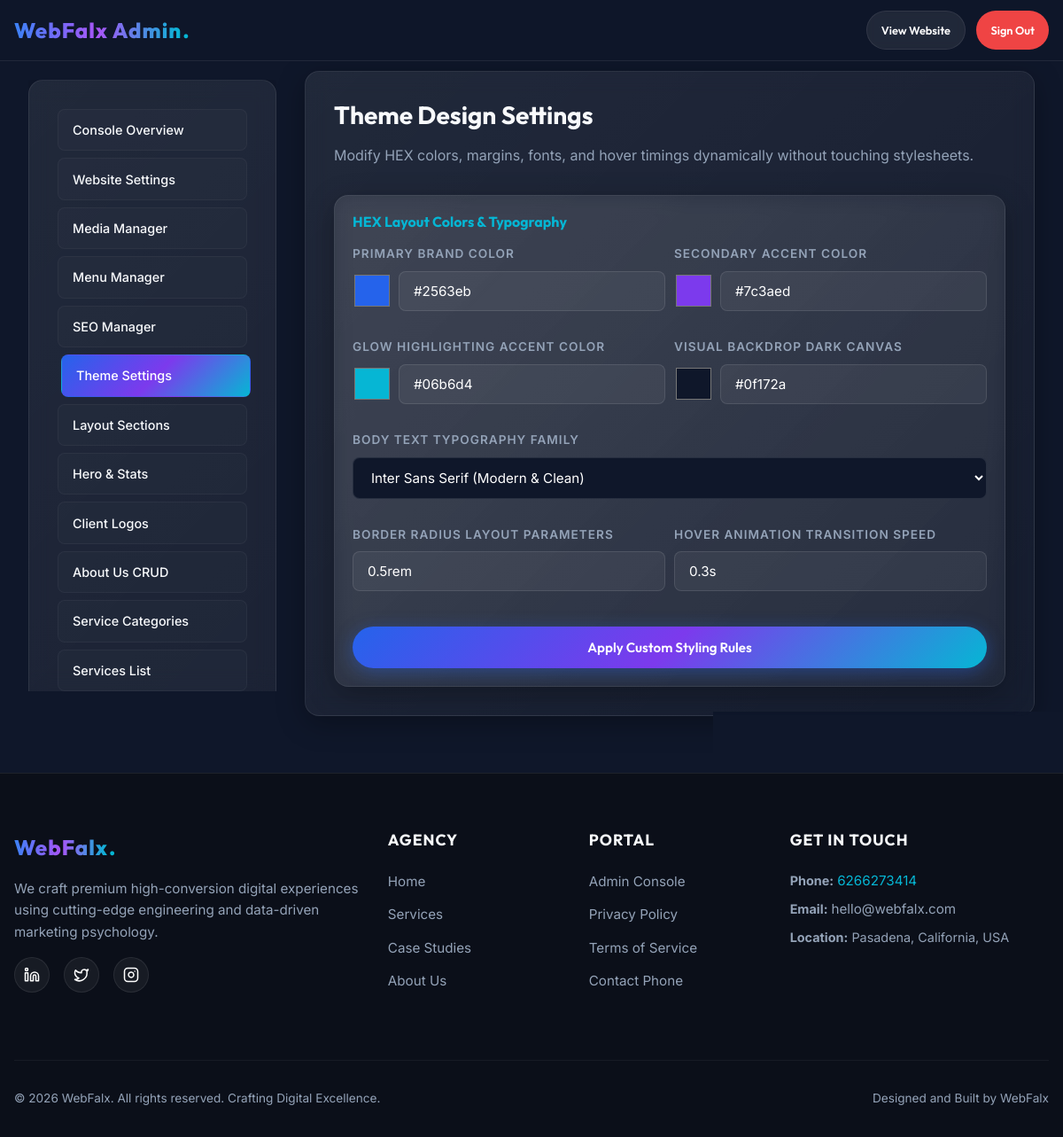
The page /admin/theme-settings.php (signed in) on the database its author committed.
### tables this page shows
CREATE TABLE `site_settings` (
    `id` INT AUTO_INCREMENT PRIMARY KEY,
    `setting_key` VARCHAR(50) NOT NULL UNIQUE,
    `setting_value` TEXT DEFAULT NULL,
    `setting_group` VARCHAR(50) NOT NULL DEFAULT 'general',
    `description` VARCHAR(255) DEFAULT NULL,
    `updated_at` TIMESTAMP DEFAULT CURRENT_TIMESTAMP ON UPDATE CURRENT_TIMESTAMP
);

### includes/functions.php (called while the page is built, shortened)
<?php
require_once __DIR__ . '/config.php';
function esc(?string $html): string {
    return htmlspecialchars($html ?? '', ENT_QUOTES | ENT_SUBSTITUTE, 'UTF-8');
}
function esc_attr(?string $attr): string {
    return htmlspecialchars($attr ?? '', ENT_QUOTES, 'UTF-8');
}
function get_setting(string $key, string $default = ''): string {
    global $db;
    try {
        $stmt = $db->prepare("SELECT setting_value FROM site_settings WHERE setting_key = :key LIMIT 1");
        $stmt->execute(['key' => $key]);
        $row = $stmt->fetch();
        return $row ? $row['setting_value'] : $default;
    } catch (PDOException $e) {
        error_log("Failed to fetch setting '$key': " . $e->getMessage());
        return $default;
    }
}

### admin/theme-settings.php (the view, shortened to what this page needs)
<?php
require_once __DIR__ . '/../includes/functions.php';
require_once __DIR__ . '/admin_header.php';
?>
<h3 style="margin-bottom: var(--spacing-sm);">Theme Design Settings</h3>
<p style="margin-bottom: var(--spacing-md); color: var(--color-text-secondary-dark);">Modify HEX colors, margins, fonts, and hover timings dynamically without touching stylesheets.</p>
<div class="glass-card" style="max-width: 800px; padding: 1.25rem;">
    <h4 style="color: var(--color-accent); margin-bottom: 1rem;">HEX Layout Colors & Typography</h4>
    <form action="" method="POST" style="display: flex; flex-direction: column; gap: 10px;">
        <div class="grid grid-2" style="gap: 10px;">
            <div class="form-group">
                <label for="th_primary">Primary Brand Color</label>
                <div style="display: flex; gap: 8px;">
                    <input type="color" name="color_primary" id="th_primary" value="<?php echo esc_attr(get_setting('theme_color_primary', '#2563eb')); ?>" style="width: 44px; height: 44px; border: none; border-radius: var(--radius-sm); cursor: pointer; background: none;">
                    <input type="text" class="form-control" value="<?php echo esc_attr(get_setting('theme_color_primary', '#2563eb')); ?>" readonly style="flex: 1;">
                </div>
            </div>
            <div class="form-group">
                <label for="th_secondary">Secondary Accent Color</label>
                <div style="display: flex; gap: 8px;">
                    <input type="color" name="color_secondary" id="th_secondary" value="<?php echo esc_attr(get_setting('theme_color_secondary', '#7c3aed')); ?>" style="width: 44px; height: 44px; border: none; border-radius: var(--radius-sm); cursor: pointer; background: none;">
                    <input type="text" class="form-control" value="<?php echo esc_attr(get_setting('theme_color_secondary', '#7c3aed')); ?>" readonly style="flex: 1;">
                </div>
            </div>
        </div>
        <div class="grid grid-2" style="gap: 10px;">
            <div class="form-group">
                <label for="th_accent">Glow Highlighting Accent Color</label>
                <div style="display: flex; gap: 8px;">
                    <input type="color" name="color_accent" id="th_accent" value="<?php echo esc_attr(get_setting('theme_color_accent', '#06b6d4')); ?>" style="width: 44px; height: 44px; border: none; border-radius: var(--radius-sm); cursor: pointer; background: none;">
                    <input type="text" class="form-control" value="<?php echo esc_attr(get_setting('theme_color_accent', '#06b6d4')); ?>" readonly style="flex: 1;">
                </div>
            </div>
            <div class="form-group">
                <label for="th_bg">Visual Backdrop Dark Canvas</label>
                <div style="display: flex; gap: 8px;">
                    <input type="color" name="color_bg_dark" id="th_bg" value="<?php echo esc_attr(get_setting('theme_color_bg_dark', '#0f172a')); ?>" style="width: 44px; height: 44px; border: none; border-radius: var(--radius-sm); cursor: pointer; background: none;">
                    <input type="text" class="form-control" value="<?php echo esc_attr(get_setting('theme_color_bg_dark', '#0f172a')); ?>" readonly style="flex: 1;">
                </div>
            </div>
        </div>
        <div class="form-group">
            <label for="th_font">Body Text Typography Family</label>
            <select name="font_family" id="th_font" class="form-control" style="background: var(--color-bg-dark); cursor: pointer;">
                <option value="Inter, sans-serif" <?php echo get_setting('theme_font_family') === 'Inter, sans-serif' ? 'selected' : ''; ?>>Inter Sans Serif (Modern & Clean)</option>
            </select>
        </div>
        <div class="grid grid-2" style="gap: 10px;">
            <div class="form-group">
                <label for="th_radius">Border Radius layout parameters</label>
                <input type="text" name="border_radius" id="th_radius" class="form-control" value="<?php echo esc_attr(get_setting('theme_border_radius', '0.5rem')); ?>" placeholder="e.g. 0.5rem">
            </div>
            <div class="form-group">
                <label for="th_speed">Hover Animation Transition Speed</label>
                <input type="text" name="animation_speed" id="th_speed" class="form-control" value="<?php echo esc_attr(get_setting('theme_animation_speed', '0.3s')); ?>" placeholder="e.g. 0.3s">
            </div>
        </div>
        <button type="submit" class="btn btn-primary" style="margin-top: 10px;">Apply Custom Styling Rules</button>
    </form>
</div>
<?php require_once __DIR__ . '/admin_footer.php'; ?>

### includes/footer.php (shortened to what this page needs)
<?php
require_once __DIR__ . '/functions.php';
?>
    <footer class="main-footer">
        <div class="container">
            <div class="footer-grid">
                <div class="footer-brand">
                    <a href="<?php echo BASE_URL; ?>" class="logo-link" style="margin-bottom: var(--spacing-sm);">
                        <span class="gradient-text"><?php echo esc(APP_NAME); ?></span>
                        <span class="logo-dot">.</span>
                    </a>
                    <p>We craft premium high-conversion digital experiences using cutting-edge engineering and data-driven marketing psychology.</p>
                    <div class="footer-socials">
                        <a href="<?php echo esc_attr(get_setting('social_linkedin', '#')); ?>" target="_blank" rel="noopener" class="social-icon-btn" aria-label="LinkedIn">
                        </a>
                        <a href="<?php echo esc_attr(get_setting('social_twitter', '#')); ?>" target="_blank" rel="noopener" class="social-icon-btn" aria-label="Twitter">
                            <svg width="18" height="18" viewBox="0 0 24 24" fill="none" stroke="#ffffff" stroke-width="2" stroke-linecap="round" stroke-linejoin="round"><path d="M22 4s-.7 2.1-2 3.4c1.6 10-9.4 17.3-18 11.6 2.2.1 4.4-.6 6-2C3 15.5.5 9.6 3 5c2.2 2.6 5.6 4.1 9 4-.9-4.2 4-6.6 7-3.8 1.1 0 3-1.2 3-1.2z"></path></svg>
                        </a>
                        <a href="<?php echo esc_attr(get_setting('social_instagram', '#')); ?>" target="_blank" rel="noopener" class="social-icon-btn" aria-label="Instagram">
                        </a>
                    </div>
                </div>
                <div class="footer-links">
                    <h4>Agency</h4>
                    <ul>
                        <li><a href="<?php echo BASE_URL; ?>">Home</a></li>
                        <li><a href="<?php echo BASE_URL; ?>#services">Services</a></li>
                        <li><a href="<?php echo BASE_URL; ?>#work">Case Studies</a></li>
                        <li><a href="<?php echo BASE_URL; ?>#about">About Us</a></li>
                    </ul>
                </div>
                <div class="footer-links">
                    <h4>Portal</h4>
                    <ul>
                        <li><a href="<?php echo BASE_URL; ?>admin/dashboard.php">Admin Console</a></li>
                        <li><a href="<?php echo BASE_URL; ?>#privacy">Privacy Policy</a></li>
                        <li><a href="<?php echo BASE_URL; ?>#terms">Terms of Service</a></li>
                        <li><a href="tel:<?php echo esc_attr(APP_PHONE); ?>">Contact Phone</a></li>
                    </ul>
                </div>
                <div class="footer-links">
                    <h4>Get In Touch</h4>
                    <p style="font-size: 0.9rem; margin-bottom: 0.5rem; color: var(--color-text-secondary-dark);">
                        <strong>Phone:</strong> <a href="tel:<?php echo esc_attr(APP_PHONE); ?>" style="color: var(--color-accent);"><?php echo esc(APP_PHONE); ?></a>
                    </p>
                    <p style="font-size: 0.9rem; margin-bottom: 0.5rem; color: var(--color-text-secondary-dark);">
                        <strong>Email:</strong> <a href="mailto:<?php echo esc_attr(get_setting('contact_email', 'hello@webfalx.com')); ?>"><?php echo esc(get_setting('contact_email', 'hello@webfalx.com')); ?></a>
                    </p>
                    <p style="font-size: 0.9rem; color: var(--color-text-secondary-dark);">
                        <strong>Location:</strong> <?php echo esc(get_setting('contact_address', 'California, USA')); ?>
                    </p>
                </div>
            </div>
            <div class="footer-bottom">
                <p>&copy; <?php echo date('Y'); ?> <?php echo esc(APP_NAME); ?>. All rights reserved. Crafting Digital Excellence.</p>
                <p>Designed and Built by <?php echo esc(APP_NAME); ?></p>
            </div>
        </div>
    </footer>
</body>
</html>

### assets/css/style.css (style rules this page uses)
*, *::before, *::after { box-sizing: border-box; margin: 0; padding: 0; }
html { scroll-behavior: smooth; font-size: 16px; height: 100%; overflow-x: hidden; }
body { font-family: var(--font-body); background-color: var(--color-bg-dark); color: var(--color-text-primary-dark); line-height: 1.6; overflow-x: hidden; -webkit-font-smoothing: antialiased; min-height: 100%; position: relative; }
h1, h2, h3, h4, h5, h6 { font-family: var(--font-heading); font-weight: 700; line-height: 1.2; color: var(--color-text-primary-dark); }
h3 { font-size: 1.75rem; }
p { color: var(--color-text-secondary-dark); }
a { color: inherit; text-decoration: none; transition: color var(--transition-fast); }
.gradient-text { background: var(--gradient-text); -webkit-background-clip: text; -webkit-text-fill-color: transparent; display: inline-block; }
.container { width: 100%; max-width: 1200px; margin: 0 auto; padding: 0 var(--spacing-sm); }
.grid { display: grid; }
.grid-2 { grid-template-columns: repeat(2, 1fr); gap: var(--spacing-md); }
.glass-card { background: var(--gradient-glass); backdrop-filter: blur(12px); -webkit-backdrop-filter: blur(12px); border: var(--border-glass); border-radius: var(--radius-md); padding: var(--spacing-md); box-shadow: var(--shadow-glass); transition: transform var(--transition-medium), border-color var(--transition-medium), box-shadow var(--transition-medium); }
.btn { display: inline-flex; align-items: center; justify-content: center; padding: 0.85rem 2rem; font-family: var(--font-heading); font-weight: 600; font-size: 0.95rem; border-radius: var(--radius-full); cursor: pointer; transition: transform var(--transition-fast), box-shadow var(--transition-fast), background var(--transition-fast); border: none; outline: none; position: relative; overflow: hidden; min-height: 44px; }
.btn-primary { background: var(--gradient-hero); color: #ffffff; box-shadow: 0 4px 20px rgba(37, 99, 235, 0.4); }
.form-group { margin-bottom: 1.25rem; text-align: left; }
.form-group label { display: block; font-size: 0.85rem; font-weight: 600; color: var(--color-text-secondary-dark); margin-bottom: 0.5rem; text-transform: uppercase; letter-spacing: 1px; }
.form-control { width: 100%; background: rgba(255, 255, 255, 0.05); border: 1px solid rgba(255, 255, 255, 0.1); border-radius: var(--radius-sm); padding: 0.75rem 1rem; color: #ffffff; font-family: var(--font-body); font-size: 0.95rem; outline: none; transition: border-color var(--transition-fast), background var(--transition-fast); min-height: 44px; }
.logo-link { font-family: var(--font-heading); font-size: 1.5rem; font-weight: 800; letter-spacing: 1px; display: flex; align-items: center; }
.logo-dot { color: var(--color-accent); margin-left: 1px; }
.main-footer { border-top: var(--border-glass); background: #0b0f19; padding: var(--spacing-lg) 0 var(--spacing-md) 0; position: relative; overflow: hidden; }
.footer-grid { display: grid; grid-template-columns: 2fr 1fr 1fr 1.5fr; gap: var(--spacing-md); margin-bottom: var(--spacing-lg); }
.footer-brand p { margin: var(--spacing-sm) 0; font-size: 0.95rem; }
.footer-socials { display: flex; gap: var(--spacing-sm); margin-top: var(--spacing-sm); }
.social-icon-btn { width: 40px; height: 40px; border-radius: 50%; background: rgba(255, 255, 255, 0.05); border: var(--border-glass); display: flex; align-items: center; justify-content: center; transition: background var(--transition-fast), transform var(--transition-fast); }
.footer-links h4 { margin-bottom: 1.5rem; font-size: 1.1rem; text-transform: uppercase; letter-spacing: 1px; }
.footer-links ul { list-style: none; }
.footer-links li { margin-bottom: 0.75rem; }
.footer-links a { color: var(--color-text-secondary-dark); font-size: 0.95rem; }
.footer-bottom { border-top: 1px solid rgba(255, 255, 255, 0.05); padding-top: var(--spacing-md); display: flex; justify-content: space-between; align-items: center; color: var(--color-text-muted-dark); font-size: 0.85rem; }
.grid-2, .grid-3, .grid-4, .portfolio-grid, .testimonial-track, .timeline-track { grid-template-columns: 1fr !important; gap: var(--spacing-sm); }
.glass-card { max-width: 100%; overflow-x: auto; }
@media (min-width: 600px) { .grid-2 { grid-template-columns: repeat(2, 1fr) !important; } }

### rows shown on the page
site_settings: color_primary "#2563eb", setting_value "#2563eb"
site_settings: color_secondary "#7c3aed", setting_value "#7c3aed"
site_settings: color_accent "#06b6d4", setting_value "#06b6d4"
site_settings: color_bg_dark "#0f172a", setting_value "#0f172a"
site_settings: font_family "Inter Sans Serif (Modern & Clean)"
site_settings: border_radius "0.5rem"
site_settings: animation_speed "0.3s"
site_settings: setting_value "hello@webfalx.com"
site_settings: setting_value "Pasadena, California, USA"

### other values the page prints
APP_NAME "WebFalx"
APP_PHONE "6266273414"
